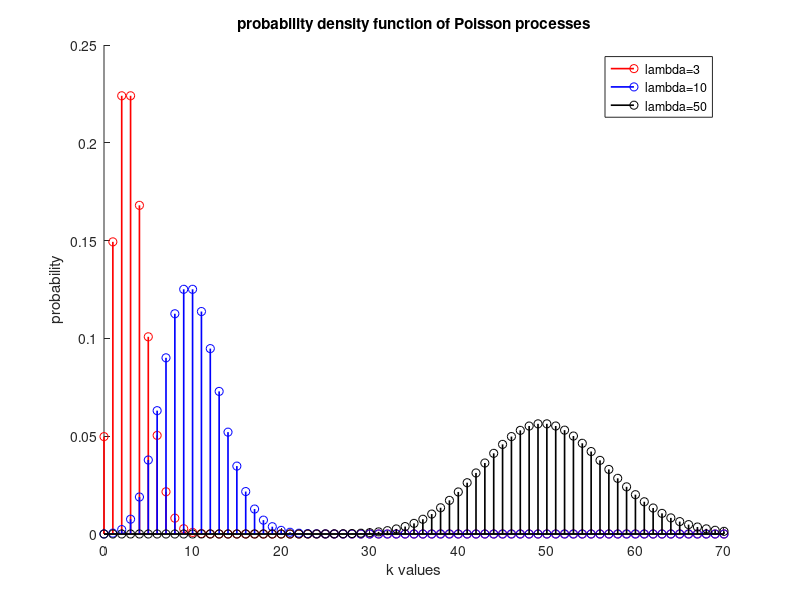
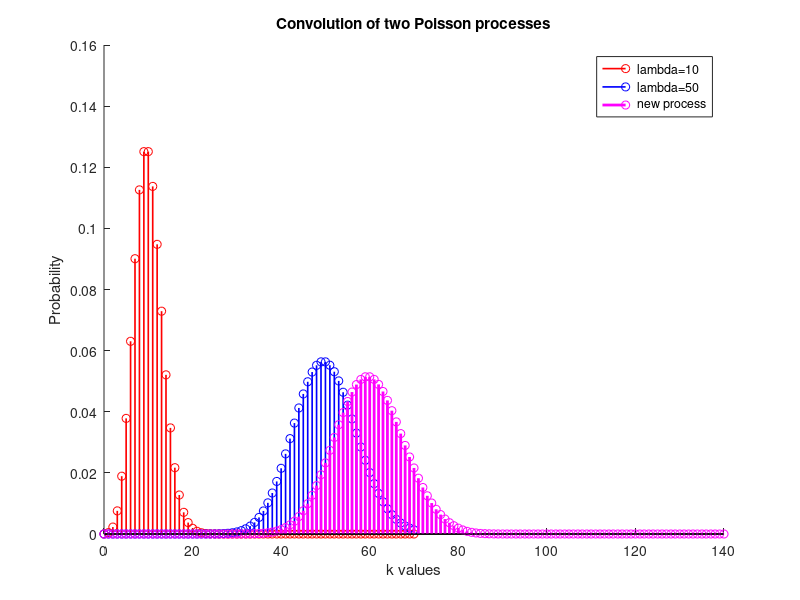
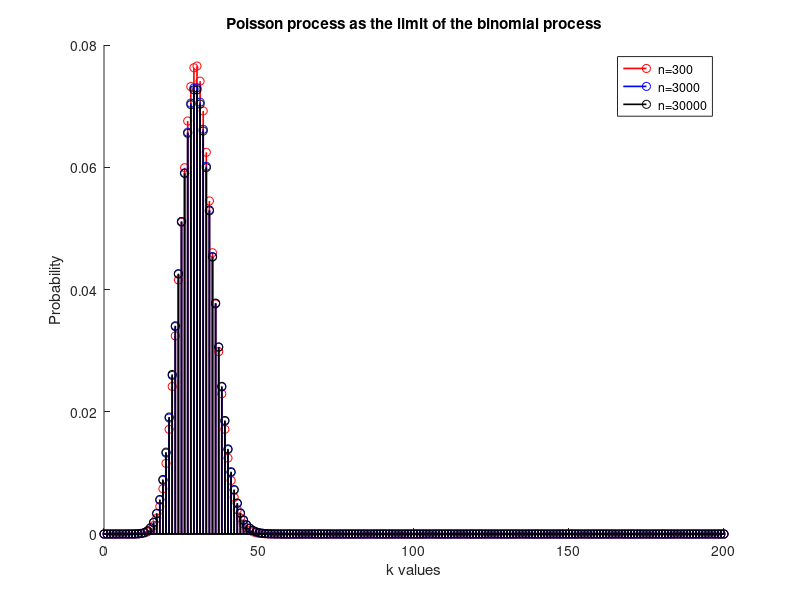
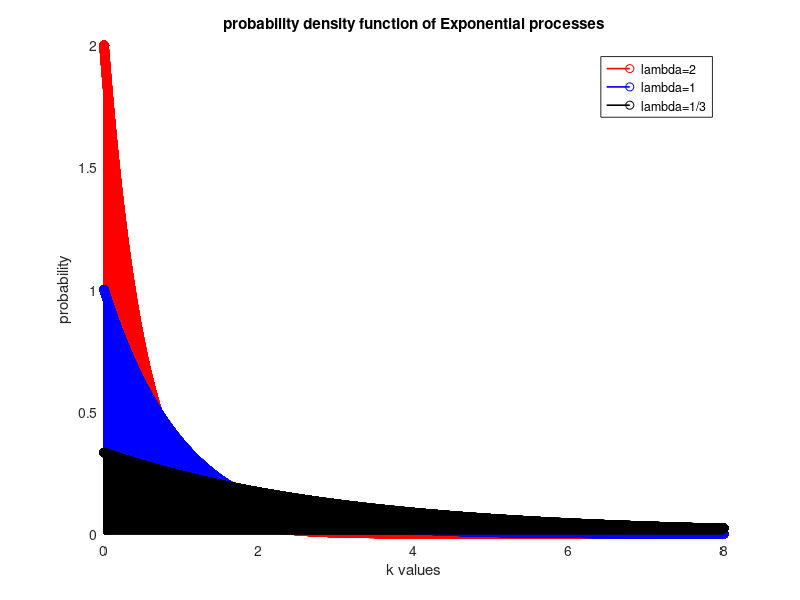

Source code (MATLAB) for these figures, in order: (Note: a time limit stopped this script after it produced the figures.)
#1h OMADA ASKHSEWN
#KATANOMH POISSON
#A
k = 0:1:70;
lambda = [3,10,50];
for i=1:columns(lambda)
poisson(i,:) = poisspdf(k,lambda(i));
endfor
colors = "rbkm";
figure(1);
hold on;
for i=1:columns(lambda)
stem(k,poisson(i,:),colors(i),"linewidth",1.2);
endfor
hold off;
title("probability density function of Poisson processes");
xlabel("k values");
ylabel("probability");
legend("lambda=3","lambda=10","lambda=50");
#B
lambda = [3,10,30, 50];
for i=1:columns(lambda)
poisson(i,:) = poisspdf(k,lambda(i));
endfor
index = find(lambda == 30);
chosen = poisson(index,:);
mean_value = 0;
for i=0:(columns(poisson(index,:))-1)
mean_value = mean_value + i.*poisson(index,i+1);
endfor
display("mean value of Poisson with lambda 30 is");
display(mean_value);
second_moment = 0;
for i=0:(columns(poisson(index,:))-1)
second_moment = second_moment + i.*i.*poisson(index,i+1);
endfor
variance = second_moment - mean_value.^2;
display("Variance of Poisson with lambda 30 is");
display(variance);
#C
first = find(lambda==10);
second = find(lambda==50);
poisson_first = poisson(first,:);
poisson_second = poisson(second,:);
composed = conv(poisson_first,poisson_second);
new_k = 0:1:(2*70);
figure(2);
hold on;
stem(k,poisson_first(:),colors(1),"linewidth",1.2);
stem(k,poisson_second(:),colors(2),"linewidth",1.2);
stem(new_k,composed,"mo","linewidth",2);
hold off;
title("Convolution of two Poisson processes");
xlabel("k values");
ylabel("Probability");
legend("lambda=10","lambda=50","new process");
#D
k = 0:1:200;
lambda = 30;
i = [10,100,1000];
n = lambda.*i;
p = lambda./n;
figure(3);
title("Poisson process as the limit of the binomial process");
xlabel("k values");
ylabel("Probability");
hold on;
for i=1:3
binomial = binopdf(k,n(i),p(i));
stem(k,binomial,colors(i),'linewidth',1.2);
endfor
legend("n=300","n=3000","n=30000");
hold off;
# EKTHETIKH KATANOMH
#A
k = 0:0.00001:8;
lambda = [0.5,1,3];
for i=1:columns(lambda)
exp_pdf(i,:) = exppdf(k,lambda(i));
endfor
figure(4);
hold on;
for i=1:columns(lambda)
stem(k,exp_pdf(i,:),colors(i),"linewidth",1.2);
endfor
hold off;
title("probability density function of Exponential processes");
xlabel("k values");
ylabel("probability");
legend("lambda=2","lambda=1","lambda=1/3");
#B
for i=1:columns(lambda)
exp_cdf(i,:) = expcdf(k,lambda(i));
endfor
figure(5);
hold on;
for i=1:columns(lambda)
stem(k,exp_cdf(i,:),colors(i),"linewidth",1.2);
endfor
hold off;
title("Cumulative Distribution Function of Exponential processes");
xlabel("k values");
ylabel("probability");
legend("lambda=2","lambda=1","lambda=1/3");
#C
mean=2.5;
exponential_cdf(4,:) = expcdf(k,mean);
display("P(X>30000) is");
display(1-exponential_cdf(4,30));
display("P(X>50000|X>20000) is");
display(1-exponential_cdf(4,50))/(1-exponential_cdf(4,20));
#D
for i=1:5000
X(i,:) = [exprnd(2), exprnd(1)];
endfor
for i=1:5000
Y(i) = min(X(i,:));
endfor
mean2 = 0;
for i=1:5000
mean2 = mean2 + Y(i);
endfor
mean2 = mean2 / 5000;
display("Mean of Y=min{X1,X2} =");
disp(mean2);
max_Y = max(Y);
width_of_class = max_Y / 50;
figure(6);
hold on;
[NN, XX] = hist(Y,50);
NN_without_free_variables = NN / width_of_class / 5000;
bar(XX,NN_without_free_variables);
plot(XX,NN_without_free_variables,"r","linewidth",1.3);
hold off;
title("Histogram of Y=min(X1,X2)");
xlabel("Classes");
ylabel("Number of elements");
# DIADIKASIA KATAMETRHSHS POISSON
#A
A(1) = exprnd(1/5);
for i=2:100
A(i) = A(i-1) + exprnd(1/5);
event(i) = i;
endfor
figure(7);
hold on;
stairs(A, event, "linewidth", 1.2);
hold off;
title("Poisson Proccess (100 points, lambda=5)");
xlabel("Time");
ylabel("Event Number");
#B
mean_arrivals = 100 / A(100);
display("Average number of arrivals per second =");
disp(mean_arrivals);
#C
between_49_50 = 0;
between_50_51 = 0;
for i=1:100
A(1) = exprnd(1/5);
for j=2:100
A(j) = A(j-1) + exprnd(1/5);
event(j) = j;
endfor
between_49_50 = between_49_50 + A(50) - A(49);
between_50_51 = between_50_51 + A(51) - A(50);
endfor
between_49_50 = between_49_50 / 100;
between_50_51 = between_50_51 / 100;
display("Average time between 49th and 50th event =");
disp(between_49_50);
display("Average time between 50th and 51st event =");
disp(between_50_51);
